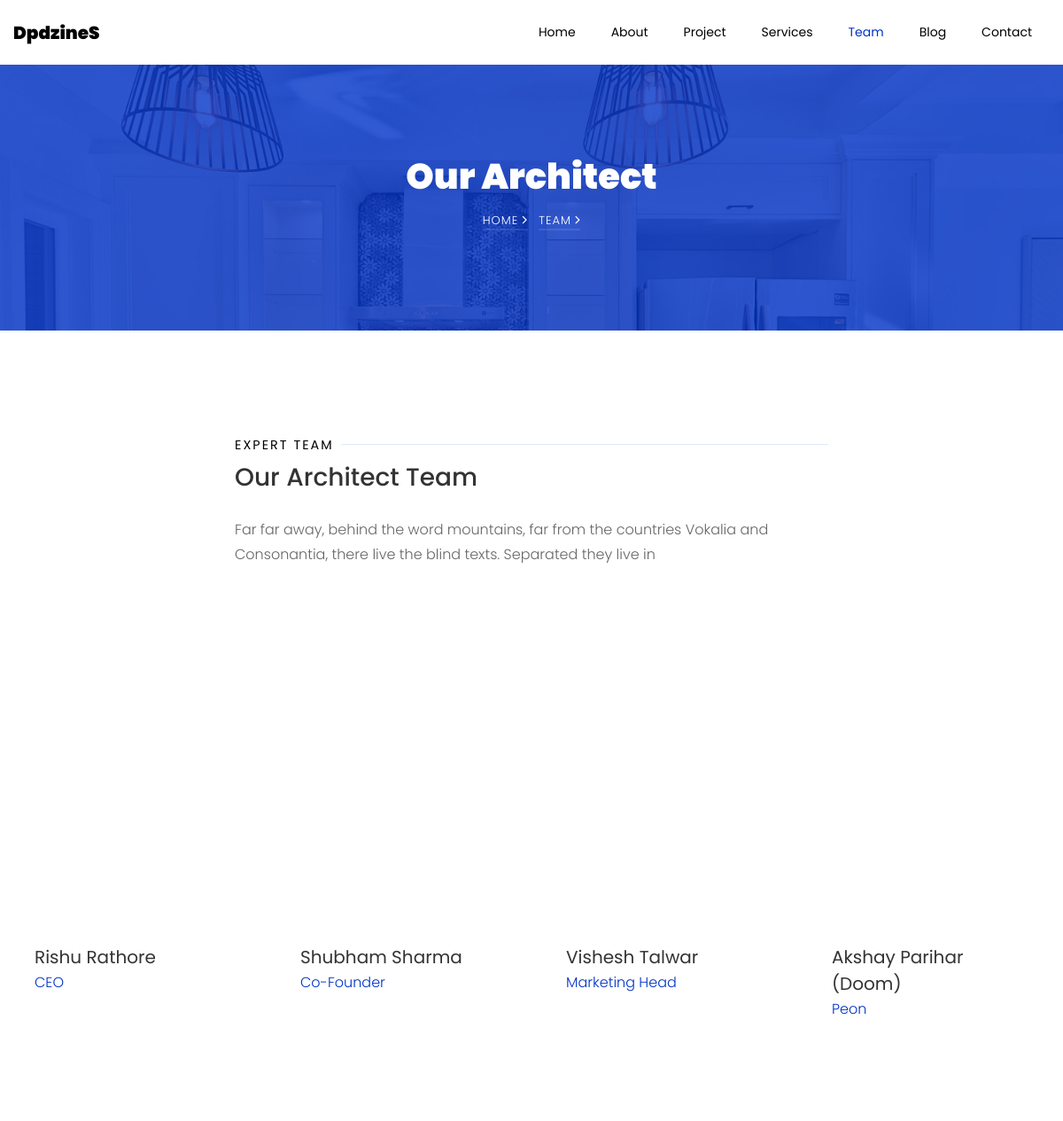
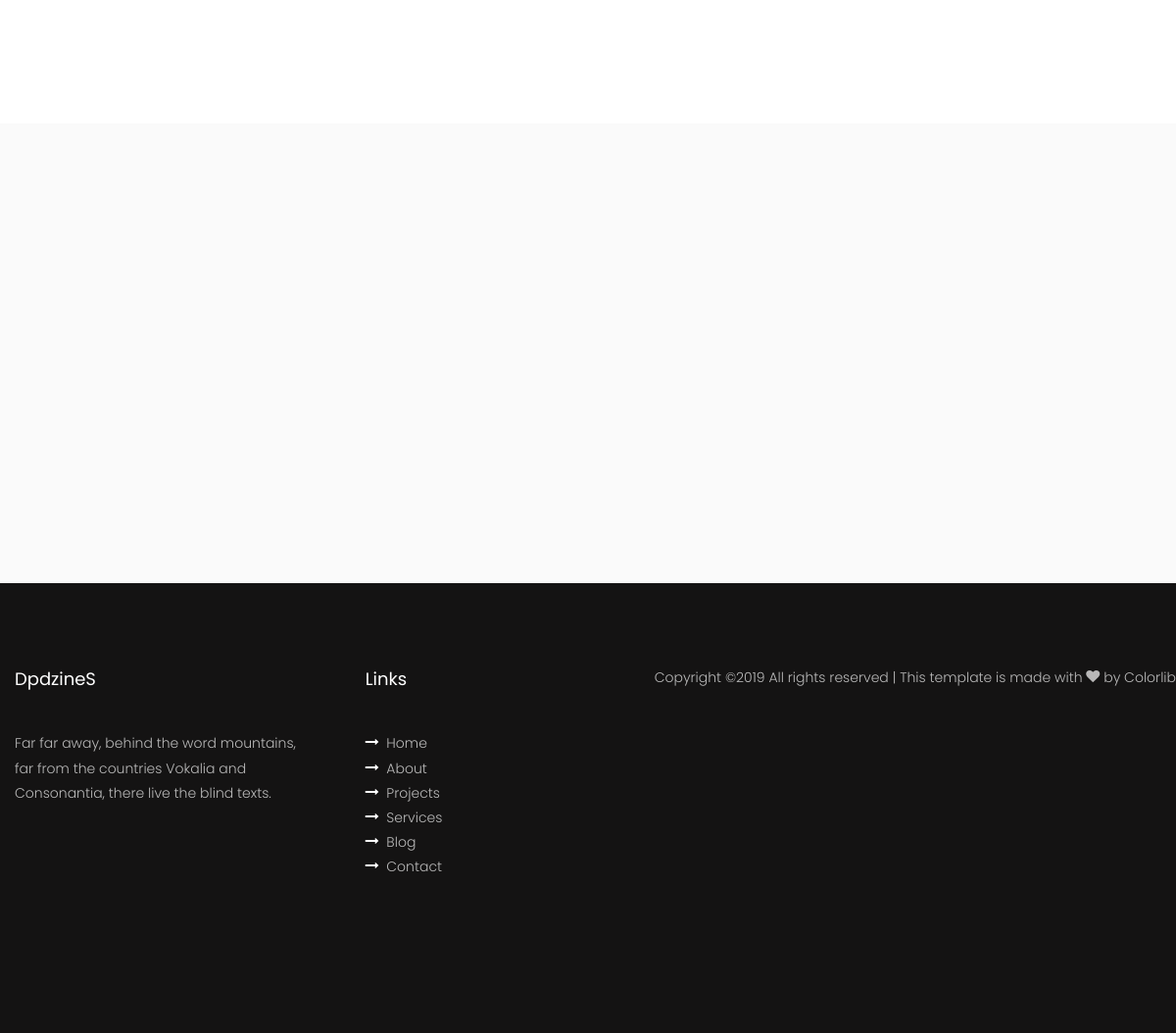
Page /team/ on the committed database (2 pictures, top to bottom).
### Content/models.py (models this page shows)
class TeamMembers(models.Model):
    mem_name = models.CharField(max_length = 30, verbose_name="Member Name")
    mem_about = models.CharField(max_length = 120, verbose_name="About Member")
    mem_post = models.CharField(max_length = 40, verbose_name="Member Post/Rank")
    mem_img = models.CharField(max_length=2000, verbose_name="Member Image")
    mem_tweet = models.CharField(max_length=2000, blank=True, default='https://twitter.com/', verbose_name="Twitter Link")
    mem_facebook = models.CharField(max_length=2000, blank=True, default='https://www.facebook.com/', verbose_name="Facebook Link")
    mem_googlep = models.CharField(max_length=2000, blank=True, default='https://www.google.com/', verbose_name="Google+ Link")
    mem_insta = models.CharField(max_length=2000, blank=True, default='https://www.instagram.com/', verbose_name="Instagram Link")
    class Meta:
        verbose_name = 'Team Member'
        verbose_name_plural = 'Team Members'

### interior_site/views.py (the view)
# urls.py: path('team/',views.team),
def team(request):
    tm_mem = TeamMembers.objects.all()
    hm_design_img = HmDesignImg.objects.all()
    return render(request, 'team.html', {"hm_design_img": hm_design_img, "tm_mem": tm_mem})

### templates/team.html (shortened to what this page needs)
{% load static %}
<!DOCTYPE html>
<html lang="en">
  <head>
    <link rel="stylesheet" href="{% static 'css/open-iconic-bootstrap.min.css' %}">
    <link rel="stylesheet" href="{% static 'css/animate.css' %}">
    <link rel="stylesheet" href="{% static 'css/owl.carousel.min.css' %}">
    <link rel="stylesheet" href="{% static 'css/owl.theme.default.min.css' %}">
    <link rel="stylesheet" href="{% static 'css/magnific-popup.css' %}">
    <link rel="stylesheet" href="{% static 'css/aos.css' %}">
    <link rel="stylesheet" href="{% static 'css/ionicons.min.css' %}">
    <link rel="stylesheet" href="{% static 'css/bootstrap-datepicker.css' %}">
    <link rel="stylesheet" href="{% static 'css/jquery.timepicker.css' %}">
    <link rel="stylesheet" href="{% static 'css/flaticon.css' %}">
    <link rel="stylesheet" href="{% static 'css/icomoon.css' %}">
    <link rel="stylesheet" href="{% static 'css/style.css' %}">
  </head>
  <body>
	  <nav class="navbar navbar-expand-lg navbar-dark ftco_navbar bg-dark ftco-navbar-light" id="ftco-navbar">
	    <div class="container">
	      <a class="navbar-brand" href="/">DpdzineS</a>
	      <div class="collapse navbar-collapse" id="ftco-nav">
	        <ul class="navbar-nav ml-auto">
	        	<li class="nav-item"><a href="/" class="nav-link">Home</a></li>
	        	<li class="nav-item"><a href="../about" class="nav-link">About</a></li>
	        	<li class="nav-item"><a href="../project" class="nav-link">Project</a></li>
	        	<li class="nav-item"><a href="../services" class="nav-link">Services</a></li>
	        	<li class="nav-item active"><a href="../team" class="nav-link">Team</a></li>
	        	<li class="nav-item"><a href="../blog" class="nav-link">Blog</a></li>
	          <li class="nav-item"><a href="../contact" class="nav-link">Contact</a></li>
	        </ul>
	      </div>
	    </div>
	  </nav>
    <section class="hero-wrap hero-wrap-2" style="background-image: url('{% static 'images/bg_1.jpg' %}');" data-stellar-background-ratio="0.5">
      <div class="overlay"></div>
      <div class="container">
        <div class="row no-gutters slider-text align-items-center justify-content-center">
          <div class="col-md-9 ftco-animate text-center">
            <h1 class="mb-2 bread">Our Architect</h1>
            <p class="breadcrumbs"><span class="mr-2"><a href="/">Home <i class="ion-ios-arrow-forward"></i></a></span> <span>Team <i class="ion-ios-arrow-forward"></i></span></p>
          </div>
        </div>
      </div>
    </section>
		<section class="ftco-section">
			<div class="container">
				<div class="row justify-content-center mb-5 pb-3">
          <div class="col-md-7 heading-section ftco-animate">
          	<span class="subheading subheading-with-line"><small class="pr-2 bg-white">Expert Team</small></span>
            <h2 class="mb-4">Our Architect Team</h2>
            <p>Far far away, behind the word mountains, far from the countries Vokalia and Consonantia, there live the blind texts. Separated they live in</p>
          </div>
        </div>
				<div class="row">
					{% for i in tm_mem %}
					<div class="col-md-6 col-lg-3 ftco-animate">
						<div class="staff">
							<div class="img" style="background-image: url({{ i.mem_img }});"></div>
							<div class="text px-4 pt-4">
								<h3>{{ i.mem_name }}</h3>
								<span class="position mb-2">{{ i.mem_post }}</span>
							</div>
						</div>
					</div>
					{% endfor %}
				</div>
			</div>
		</section>
		<section class="ftco-section bg-light">
    	<div class="container">
    		<div class="row justify-content-start mb-5 pb-2">
        </div>
    	</div>
    	<div class="container-wrap">
    		<div class="row no-gutters">
    			</div>
    	</div>
    </section>
    <footer class="ftco-footer ftco-bg-dark ftco-section">
      <div class="container">
        <div class="row mb-5">
          <div class="col-md">
            <div class="ftco-footer-widget mb-4">
              <h2 class="ftco-heading-2">DpdzineS</h2>
              <p>Far far away, behind the word mountains, far from the countries Vokalia and Consonantia, there live the blind texts.</p>
              <ul class="ftco-footer-social list-unstyled float-md-left float-lft mt-3">
              </ul>
            </div>
          </div>
          <div class="col-md">
            <div class="ftco-footer-widget mb-4 ml-md-4">
              <h2 class="ftco-heading-2">Links</h2>
              <ul class="list-unstyled">
                <li><a href="../"><span class="icon-long-arrow-right mr-2"></span>Home</a></li>
                <li><a href="../about"><span class="icon-long-arrow-right mr-2"></span>About</a></li>
                <li><a href="../project"><span class="icon-long-arrow-right mr-2"></span>Projects</a></li>
                <li><a href="../services"><span class="icon-long-arrow-right mr-2"></span>Services</a></li>
                <li><a href="../blog"><span class="icon-long-arrow-right mr-2"></span>Blog</a></li>
                <li><a href="../contact"><span class="icon-long-arrow-right mr-2"></span>Contact</a></li></ul>
            </div>
          </div>
        <div class="row">
          <div class="col-md-12 text-center">
            <p>
  Copyright &copy;<script>document.write(new Date().getFullYear());</script> All rights reserved | This template is made with <i class="icon-heart" aria-hidden="true"></i> by <a href="https://colorlib.com" target="_blank">Colorlib</a>
  </p>
          </div>
        </div>
      </div>
    </footer>
  </body>
</html>

### static/css/icomoon.css (style rules this page uses)
[class^="icon-"], [class*=" icon-"] { font-family: 'icomoon' !important; speak: none; font-style: normal; font-weight: normal; font-variant: normal; text-transform: none; line-height: 1; -webkit-font-smoothing: antialiased; -moz-osx-font-smoothing: grayscale; }
.icon-heart:before { content: "\f004"; }
.icon-long-arrow-right:before { content: "\f178"; }

### rows in the picture
TeamMembers: mem_name "Rishu Rathore", mem_post "CEO"
TeamMembers: mem_name "Shubham Sharma", mem_post "Co-Founder"
TeamMembers: mem_name "Vishesh Talwar", mem_post "Marketing Head"
TeamMembers: mem_name "Akshay Parihar (Doom)", mem_post "Peon"
